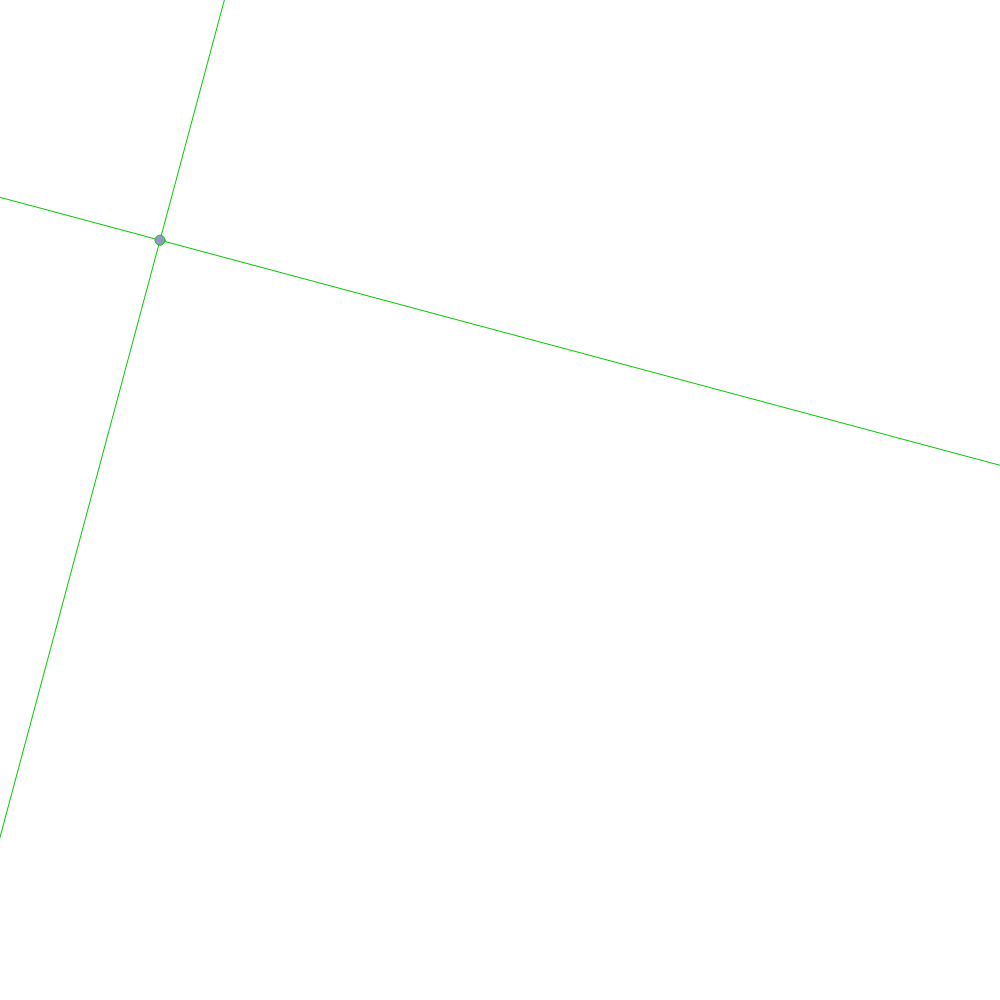
Frame 1 (no input)
Frame 60 (no input): identical to frame 1, image omitted
Frame 120 (the mouse pressed at the canvas centre since frame 60): identical to frame 1, image omitted

The p5.js sketch that drew this single still picture (run headless with seeded random() and noise() and a simulated clock; from frame 60 on, the mouse is pressed at the canvas centre):

// p5.js sketch
// ── sketch.js
let ism;
const maxSpeed = 3;

function setup() {
  createCanvas(1000, 1000);
  angleMode(DEGREES);


  p5.Vector.prototype.inWindow = function () {
    return(this.x >= 0 && this.x <= width && this.y >= 0 && this.y <= height);
  };


  let l1 = new Lane(1, new p5.Vector(10, 200), 15);
  let l2 = new Lane(1, new p5.Vector(10, 800), -75);


  ism = new IntersectionManager([l1, l2]);
}

function LaneIntersect(l1, l2){
  let A1 = l1.pos2.y - l1.pos1.y,
      B1 = l1.pos1.x - l1.pos2.x,
      C1 = A1 * l1.pos1.x + B1 * l1.pos1.y;
  let A2 = l2.pos2.y - l2.pos1.y,
      B2 = l2.pos1.x - l2.pos2.x,
      C2 = A2 * l2.pos1.x + B2 * l2.pos1.y;
  let denominator = A1 * B2 - A2 * B1;
  if(denominator == 0)return null;
  return {
    x: (B2 * C1 - B1 * C2) / denominator,
    y: (A1 * C2 - A2 * C1) / denominator,
  };
}

function keyPressed() {
  if(keyCode == 83){
    ism.spawnNewCar();
  }
}

function draw() {
  clear();

  ism.update();
  ism.draw();

}



function IntersectionManager(lanes){
  this.cars = [];
  this.lanes = lanes;

  //todo calculate collision points
  this.collisionPoints = [];
  //get all collision points
  for(let i = 0; i < this.lanes.length - 1; i++){
    for(let j = i + 1; j < this.lanes.length; j++){
      let collision = LaneIntersect(this.lanes[i], this.lanes[j]);
      if(collision != null){
        collision.lane1 = this.lanes[i];
        collision.lane2 = this.lanes[j];
        this.collisionPoints.push(collision);
      }
    }
  }

  this.update = function(){
    for(let i = 0; i < this.cars.length; i++){
      this.cars[i].update();
    }
  }

  this.draw = function(){
    for(let i = 0; i < this.lanes.length; i++){
      this.lanes[i].draw();
    }

    for(let i = 0; i < this.cars.length; i++){
      this.cars[i].draw();
    }
    fill(150, 150, 200);
    for(let i = 0; i < this.collisionPoints.length; i++){
      let colp = this.collisionPoints[i];
      ellipse(colp.x, colp.y, 10);
    }
  }

  this.spawnNewCar = function(){
    let laneIndex = floor(random(this.lanes.length));
    let car = new Car(this.lanes[laneIndex], 2, maxSpeed, maxSpeed);
    this.cars.push(car);
  }
}


function Lane(id, pos, heading){
  this.pos1 = pos;
  this.pos2 = pos.copy();
  this.heading = heading;
  this.id = id;

  this.cars = [];

  this.headingVec = new p5.Vector(1, 0).rotate(radians(this.heading));
  while(this.pos1.inWindow()){
    if(Math.abs(heading) < 90)this.pos1.sub(this.headingVec);
    else this.pos1.add(this.headingVec);
  }

  while(this.pos2.inWindow()){
    if(Math.abs(heading) > 90)this.pos2.sub(this.headingVec);
    else this.pos2.add(this.headingVec);
  }

  this.draw = function(){
    stroke(0, 200, 0);
    line(this.pos1.x, this.pos1.y, this.pos2.x, this.pos2.y);
  };
}

function Car(startLane, targetLane, speed, maxSpeed){

  this.startLane = startLane;
  this.targetLane = targetLane;
  this.length = 50;
  this.width = 20;

  this.position = this.startLane.pos1.copy();
  this.dir = this.startLane.heading;
  this.acc = 0;
  this.steering = 0;

  this.speed = speed;
  this.maxSpeed = maxSpeed;

  this.update = function(){
    this.dir += this.steering * 0.03;
    this.speed += this.acc * 0.03;
    let vel = new p5.Vector(this.speed, 0);
    vel.rotate(radians(this.dir));
    this.position.add(vel);
  }
  this.draw = function(){
    push();
    fill(100, 200, 100);
    noStroke();
    translate(this.position.x, this.position.y);
    rotate(this.dir);
    rect(-this.length/2, -this.width/2, this.length, this.width);
    stroke(250, 0, 0);
    line(0, 0, this.length + this.steering, 0);
    pop();
  }
}

// ── spline.js

function Spline(points){
  this.points = points;

  this.debugDraw = function(){
    fill(200, 0, 0);
    for(let i = 0; i < this.points.length; i++){
      ellipse(this.points[i].x, this.points[i].y, 10, 10);
    }
  }
}
